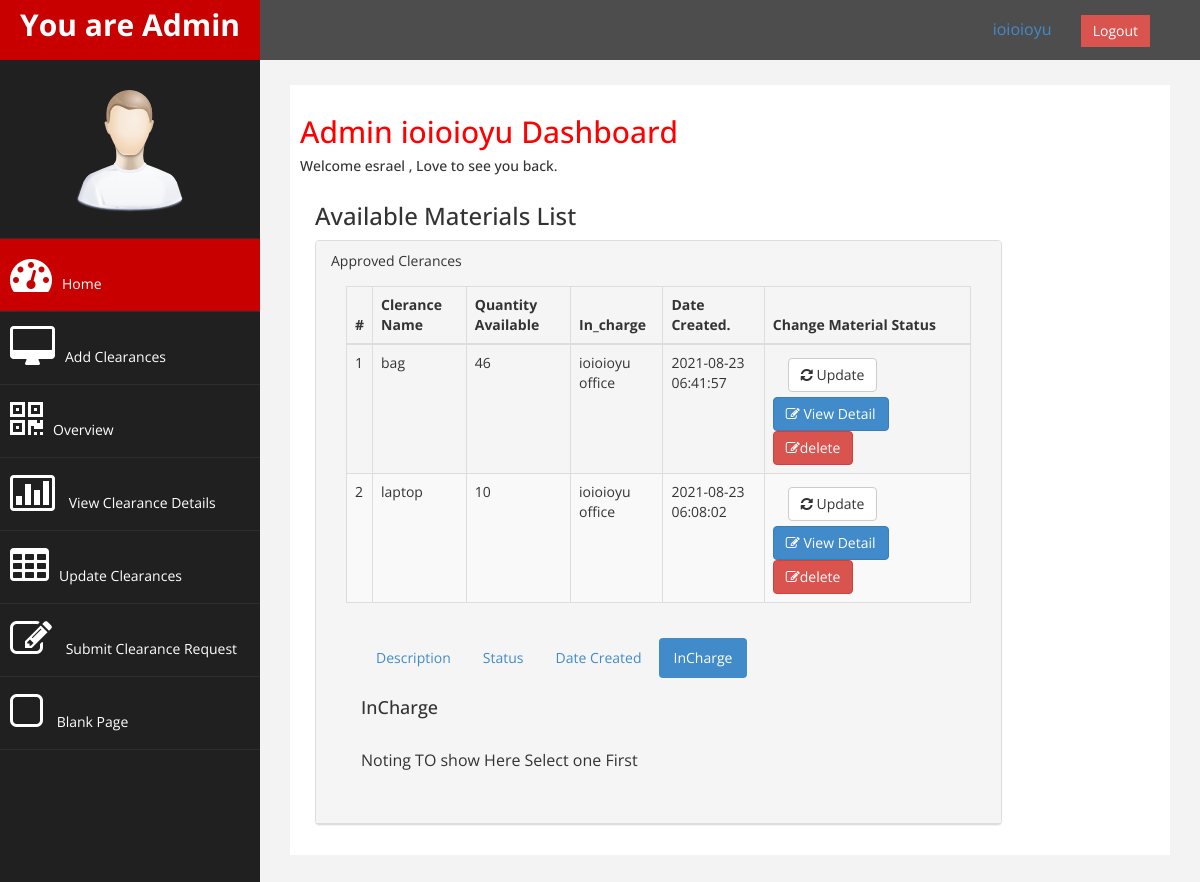
Screenshot of /pages/materials.php (signed in) with the database file from the repository.
### tables this page shows
CREATE TABLE `material` (
  `id` int(11) NOT NULL,
  `name` varchar(255) NOT NULL,
  `in_charge` int(11) NOT NULL,
  `available_quantity` int(11) NOT NULL,
  `description` text NOT NULL,
  `date` timestamp NOT NULL DEFAULT current_timestamp()
);

### pages/materials.php (the view, shortened to what this page needs)
<?php
include "../db.inc.php";
if (!isset($_SESSION['id'])) {
    header("Location:../login.php?error=Login Here First!");
} else {
    $detail_1 = false;
?>
    <!DOCTYPE html>
    <html xmlns="http://www.w3.org/1999/xhtml">
    <head>
        <link href="../css/bootstrap.css" rel="stylesheet" />
        <link href="../css/font-awesome.css" rel="stylesheet" />
        <link href="../js/morris/morris-0.4.3.min.css" rel="stylesheet" />
        <link href="../css/custom.css" rel="stylesheet" />
    </head>
    <body>
        <div id="wrapper">
            <nav class="navbar navbar-default navbar-cls-top " role="navigation" style="margin-bottom: 0">
                <div class="navbar-header">
                    <a class="navbar-brand" href="index.html">You are <?php echo $_SESSION['user_role'] ?></a>
                </div>
                <div style="color: white;
padding: 15px 50px 5px 50px;
float: right;
font-size: 16px;"> <a style="margin-right: 25px;"><?php echo $_SESSION['office'] . '   '  ?> </a> <a href="./logout.php" class="btn btn-danger square-btn-adjust">Logout</a> </div>
            </nav>
            <nav class="navbar-default navbar-side" role="navigation">
                <div class="sidebar-collapse">
                    <ul class="nav" id="main-menu">
                        <li class="text-center">
                            <img src="../img/find_user.png" class="user-image img-responsive" />
                        </li>
                        <li>
                            <a class="active-menu" href="./index.php"><i class="fa fa-dashboard fa-3x"></i>Home</a>
                        </li>
                        <li>
                            <a href="./addClerance.php"><i class="fa fa-desktop fa-3x"></i>Add Clearances</a>
                        </li>
                        <li>
                            <a href="./index.php"><i class="fa fa-qrcode fa-3x"></i>Overview</a>
                        </li>
                        <li>
                            <a href="./index.php"><i class="fa fa-bar-chart-o fa-3x"></i> View Clearance Details</a>
                        </li>
                        <li>
                            <a href="./index.php"><i class="fa fa-table fa-3x"></i>Update Clearances</a>
                        </li>
                        <li>
                            <a href="form.html"><i class="fa fa-edit fa-3x"></i> Submit Clearance Request </a>
                        </li>
                        <li>
                            <a href="blank.html"><i class="fa fa-square-o fa-3x"></i> Blank Page</a>
                        </li>
                    </ul>
                </div>
            </nav>
            <div id="page-wrapper">
                <div id="page-inner">
                    <div class="row">
                        <div class="col-md-12">
                            <h2>Admin <?php echo $_SESSION['office'] . '   '  ?> Dashboard</h2>
                            <h5>Welcome <?php echo $_SESSION['userName'] ?> , Love to see you back. </h5>
                        </div>
                    </div>
                    <div class="row">
                        <div class="col-md-12">
                            <div class="col-md-10">
                                <h3>Available Materials List</h3>
                                <div class="panel panel-default">
                                    <div class="panel-heading">
                                        Approved Clerances
                                        <div class="panel-body">
                                            <div class="table-responsive">
                                                <table class="table table-striped table-bordered table-hover">
                                                    <thead>
                                                        <tr>
                                                            <th>#</th>
                                                            <th>Clerance Name</th>
                                                            <th>Quantity Available</th>
                                                            <th>In_charge</th>
                                                            <th>Date Created.</th>
                                                            <th>Change Material Status</th>
                                                        </tr>
                                                    </thead>
                                                    <tbody>
                                                        <form action="" method="POST">
                                                            <?php
                                                            $office = $_SESSION['office_id'];
                                                            $sql = "SELECT * FROM `material` ORDERD  where in_charge = $office ORDER BY -date ";
                                                            $result = mysqli_query($conn, $sql);
                                                            if ($result->num_rows > 0) {
                                                                $count = 0;
                                                                while ($row = mysqli_fetch_assoc($result)) {
                                                                    $count += 1;
                                                            ?>
                                                                    <tr>
                                                                        <td><?php echo $count; ?></td>
                                                                        <td><?php echo $row['name'] ?></td>
                                                                        <td><?php echo $row['available_quantity'] ?></td>
                                                                        <td><?php echo $_SESSION['office'] . ' office' ?></td>
                                                                        <td><?php echo $row['date'] ?></td>
                                                                        <td><a href="./updateMaterial.php?id=<?php echo $row['id'] ?>" style="margin:5px 15px;" name="update" class="btn btn-default"><i class=" fa fa-refresh "></i> Update</a><button name="view_detail_1" type="submit" class="btn btn-primary"><i class="fa fa-edit "></i> View Detail</button> <button name="delete_m" type="submit" class="btn btn-danger"><i class="fa fa-edit "></i>delete</button> </td>
                                                                    </tr>
                                                            <?php }
                                                            } ?>
                                                        </form>
                                                    </tbody>
                                                </table>
                                            </div>
                                            <?php
                                            if ($detail_1) {
                                            ?>
                                                Detail Tabs
                                                <div class="panel-body">
                                                    <ul class="nav nav-pills">
                                                        <li class=""><a href="#home-pills" data-toggle="tab">Description</a>
                                                        </li>
                                                        <li class=""><a href="#profile-pills" data-toggle="tab">Status</a>
                                                        </li>
                                                        <li class=""><a href="#messages-pills" data-toggle="tab">Date Created</a>
                                                        </li>
                                                        <li class="active"><a href="#settings-pills" data-toggle="tab">InCharge</a>
                                                        </li>
                                                    </ul>
                                                    <div class="tab-content">
                                                        <div class="tab-pane fade" id="home-pills">
                                                            <h4>Description</h4>
                                                            <p><?php echo $desc ?>.</p>
                                                            <p><?php echo "Available Quantity " . " " . $ful_n ?>.</p>
                                                            <p>Name <?php echo $it_name ?></p>
                                                        </div>
                                                        <div class="tab-pane fade" id="messages-pills">
                                                            <h4>Material Creation Date</h4>
                                                            <p><?php echo $created ?>.</p>
                                                        </div>
                                                        <div class="tab-pane fade active in" id="settings-pills">
                                                            <h4>InCharge Of Controlling this Clerance and Management</h4>
                                                            <p><?php echo $_SESSION['office'] . ' office' ?>.</p>
                                                        </div>
                                                    </div>
                                                </div>
                                        </div>
                                    <?php } else { ?>
                                        <div class="panel-body">
                                            <ul class="nav nav-pills">
                                                <li class=""><a href="#home-pills" data-toggle="tab">Description</a>
                                                </li>
                                                <li class=""><a href="#profile-pills" data-toggle="tab">Status</a>
                                                </li>
                                                <li class=""><a href="#messages-pills" data-toggle="tab">Date Created</a>
                                                </li>
                                                <li class="active"><a href="#settings-pills" data-toggle="tab">InCharge</a>
                                                </li>
                                            </ul>
                                            <div class="tab-content">
                                                <div class="tab-pane fade active in" id="settings-pills">
                                                    <h4>InCharge</h4>
                                                    <p>Noting TO show Here Select one First</p>
                                                </div>
                                            </div>
                                        </div>
                                    </div>
                                <?php } ?>
                                </div>
                            </div>
                        </div>
                    </div>
                </div>
            </div>
        </div>
        </div>
    </body>
    </html>
<?php } ?>

### css/custom.css (style rules this page uses)
body { font-family: 'Open Sans', sans-serif; }
#wrapper { width: 100%; background:#202020; }
#page-wrapper { padding: 15px 15px; min-height: 600px; background:#F3F3F3; }
#page-inner { width:100%; margin:10px 20px 10px 0px; background-color:#fff!important; padding:10px; min-height:1200px; }
.text-center { text-align:center; }
h2 { color: #f00; }
h4 { padding-top:10px; }
.square-btn-adjust { border: 0px solid transparent; -webkit-border-radius: 0px; -moz-border-radius: 0px; border-radius: 0px; }
p { font-size:16px; line-height:25px; padding-top:20px; }
.user-image { margin: 25px auto; -webkit-border-radius: 10px; -moz-border-radius: 10px; border-radius: 10px; max-height:170px; max-width:170px; }
.navbar-cls-top .navbar-brand { color: #fff; background: #C90000; width: 260px; text-align: center; height: 60px; font-size: 30px; font-weight: 700; }
.active-menu { background-color:#C90000!important; }
.sidebar-collapse , .sidebar-collapse .nav { background:none; }
.sidebar-collapse .nav { padding:0; }
.sidebar-collapse .nav > li > a { color:#fff; background:#202020; text-shadow:none; }
.sidebar-collapse > .nav > li > a { padding:15px 10px; }
.sidebar-collapse > .nav > li { border-bottom: 1px solid rgba(107, 108, 109, 0.19); }
.navbar-side { border:none; background-color: #202020; }
.navbar-cls-top { background:#4D4D4D; border-bottom:none; }
.navbar-default { border:0px solid black; }
.navbar-header { background: #A70303; }
.nav > li > a > i { margin-right:10px; }
@media (min-width:768px) { #page-wrapper { margin: 0 0 0 260px; padding: 15px 30px; min-height: 1200px; } }
@media (min-width:768px) { .navbar-side { z-index: 1; position: absolute; width: 260px; } }
@media (min-width:768px) { .navbar { border-radius: 0px; } }

### pages/materials.php (style rules this page uses)
#page-inner { min-height: 50px !important; }

### rows the page displays
material: name "bag", available_quantity "46", date "2021-08-23 06:41:57"
material: name "laptop", available_quantity "10", date "2021-08-23 06:08:02"

### other values shown
$_SESSION['user_role'] "Admin"
$_SESSION['office'] "ioioioyu"
$_SESSION['userName'] "esrael"
